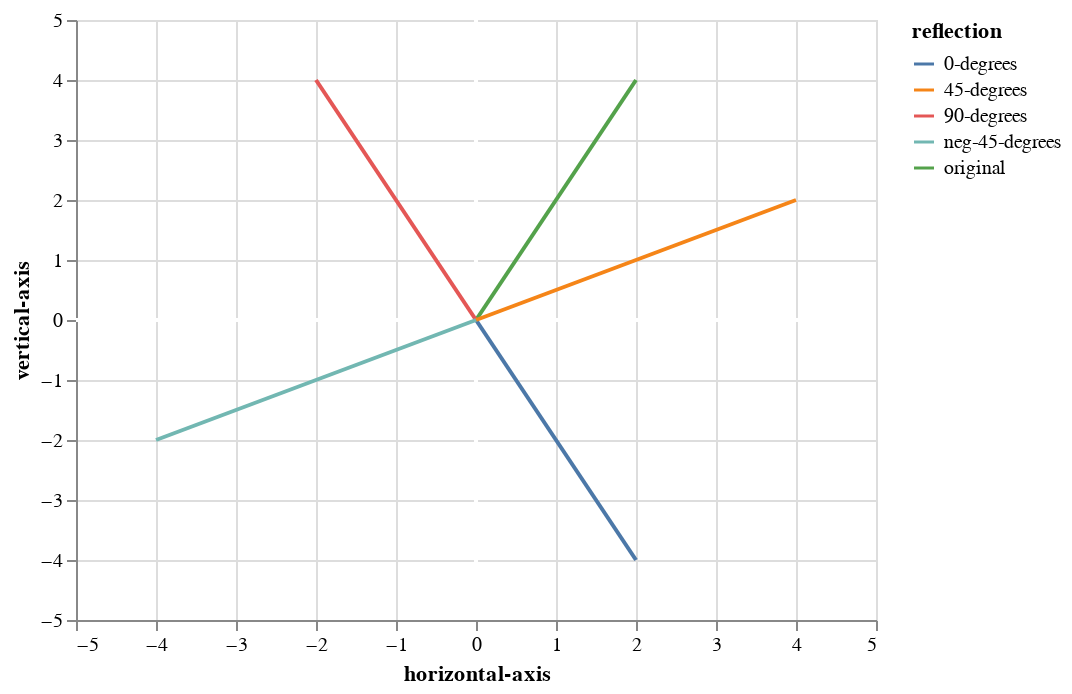

This figure's notebook cell:
### Code cell
chart = alt.Chart(df).mark_line().encode(
    x=alt.X('dim-1', axis=alt.Axis(title='horizontal-axis')),
    y=alt.Y('dim-2', axis=alt.Axis(title='vertical-axis')),
    color='reflection')

base_coor(-5.0, 5.0) + chart

### Figure 1 — Vega-Lite specification as saved in the notebook (floating-point values rounded to 4 significant figures)
{"usermeta": {"embedOptions": {"theme": "dark"}}, "config": {"view": {"continuousWidth": 400, "continuousHeight": 300}}, "layer": [{"mark": {"type": "line", "color": "white"}, "encoding": {"x": {"type": "quantitative", "field": "horizontal"}, "y": {"type": "quantitative", "field": "vertical"}}}, {"mark": {"type": "line", "color": "white"}, "encoding": {"x": {"type": "quantitative", "field": "vertical"}, "y": {"type": "quantitative", "field": "horizontal"}}}, {"data": {"name": "data-d6c1c641e6407b304d469e8de4bf7492"}, "mark": "line", "encoding": {"color": {"type": "nominal", "field": "reflection"}, "x": {"type": "quantitative", "axis": {"title": "horizontal-axis"}, "field": "dim-1"}, "y": {"type": "quantitative", "axis": {"title": "vertical-axis"}, "field": "dim-2"}}}], "data": {"name": "data-dc621955550350bfc1b0624dd9983169"}, "$schema": "https://vega.github.io/schema/vega-lite/v4.8.1.json", "datasets": {"data-dc621955550350bfc1b0624dd9983169": [{"horizontal": -5.0, "vertical": 0.0}, {"horizontal": 5.0, "vertical": 0.0}], "data-d6c1c641e6407b304d469e8de4bf7492": [{"dim-1": 0.0, "dim-2": 0.0, "reflection": "original"}, {"dim-1": 2.0, "dim-2": 4.0, "reflection": "original"}, {"dim-1": 0.0, "dim-2": 0.0, "reflection": "0-degrees"}, {"dim-1": 2.0, "dim-2": -4.0, "reflection": "0-degrees"}, {"dim-1": 0.0, "dim-2": 0.0, "reflection": "90-degrees"}, {"dim-1": -2.0, "dim-2": 4.0, "reflection": "90-degrees"}, {"dim-1": 0.0, "dim-2": 0.0, "reflection": "45-degrees"}, {"dim-1": 4.0, "dim-2": 2.0, "reflection": "45-degrees"}, {"dim-1": 0.0, "dim-2": 0.0, "reflection": "neg-45-degrees"}, {"dim-1": -4.0, "dim-2": -2.0, "reflection": "neg-45-degrees"}]}}
